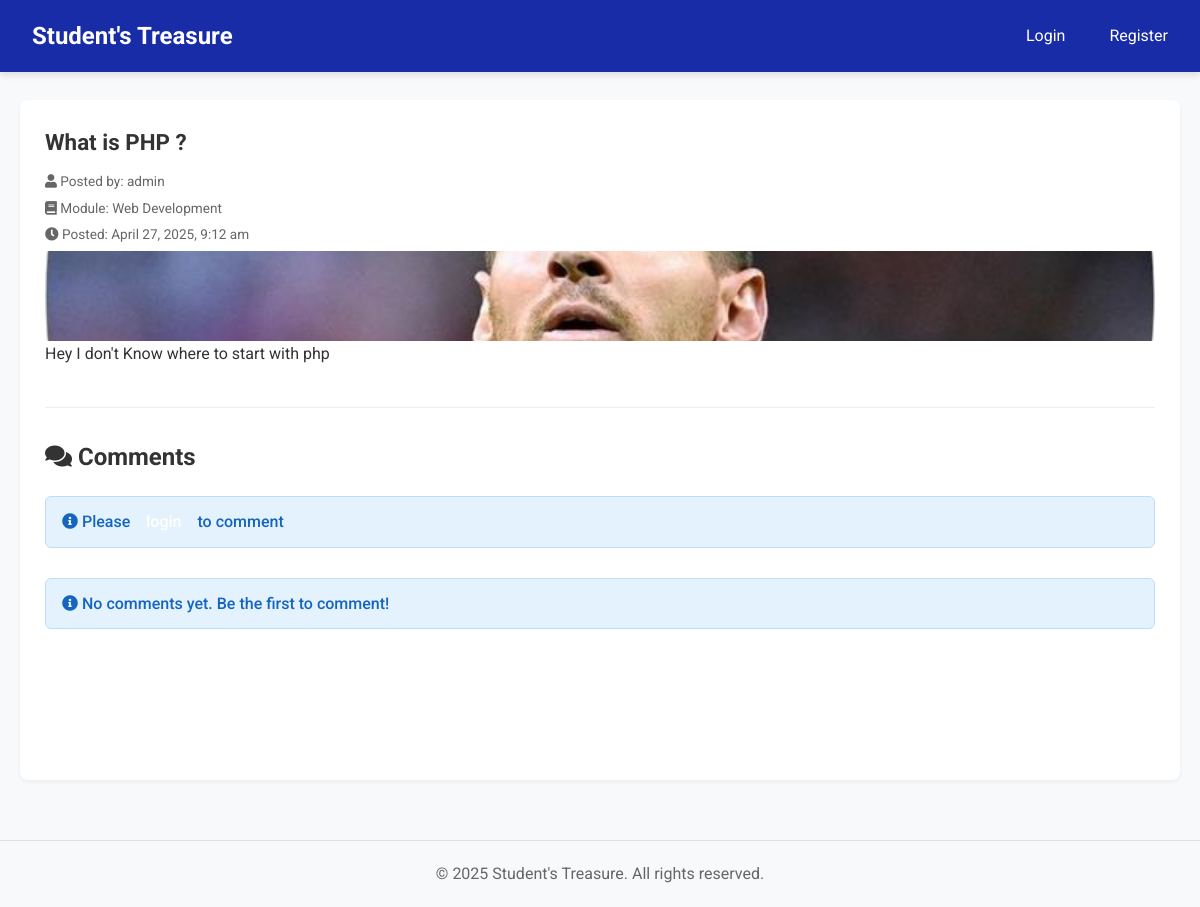
The page /index.php?action=view_post&id=13 on the database its author committed.
### tables this page shows
CREATE TABLE `posts` (
  `id` int(11) NOT NULL,
  `title` varchar(255) NOT NULL,
  `content` text NOT NULL,
  `user_id` int(11) DEFAULT NULL,
  `module_id` int(11) DEFAULT NULL,
  `image` varchar(255) DEFAULT NULL,
  `created_at` timestamp NOT NULL DEFAULT current_timestamp()
);

CREATE TABLE `users` (
  `id` int(11) NOT NULL,
  `username` varchar(50) NOT NULL,
  `email` varchar(100) NOT NULL,
  `password` varchar(255) NOT NULL,
  `created_at` timestamp NOT NULL DEFAULT current_timestamp(),
  `role` enum('admin','user') DEFAULT 'user',
  `is_admin` tinyint(1) DEFAULT 0
);

CREATE TABLE `modules` (
  `id` int(11) NOT NULL,
  `name` varchar(100) NOT NULL,
  `created_at` timestamp NOT NULL DEFAULT current_timestamp()
);

### app/views/view_post.php (called while the page is built, shortened)
<?php
$commentModel = new Comment();
$comments = $commentModel->getByPostId($post['id']);
include __DIR__ . '/includes/header.php';
include __DIR__ . '/templates/view_post_html.php';
include __DIR__ . '/includes/footer.php';
?>

### app/models/database_functions.php (called while the page is built, shortened)
<?php
class Post {
    public function getPostById($id) {
        $pdo = connectDB();
        $stmt = $pdo->prepare("SELECT posts.*, users.username AS author, modules.name AS module FROM posts
                             JOIN users ON posts.user_id = users.id
                             JOIN modules ON posts.module_id = modules.id
                             WHERE posts.id = ?");
        $stmt->execute([$id]);
        return $stmt->fetch(PDO::FETCH_ASSOC);
    }
}
?>

### app/views/templates/view_post_html.php (the view, shortened to what this page needs)
<div class="container main-container">
    <div class="content-area">
        <div class="post-detail">
            <h1 class="post-title"><?= htmlspecialchars($post['title']) ?></h1>
            <div class="post-meta">
                <p class="post-info"><i class="fas fa-user"></i> Posted by: <?= htmlspecialchars($post['author']) ?></p>
                <p class="post-info"><i class="fas fa-book"></i> Module: <?= htmlspecialchars($post['module']) ?></p>
                <p class="post-info"><i class="fas fa-clock"></i> Posted: <?= date('F j, Y, g:i a', strtotime($post['created_at'])) ?></p>
            </div>
            <?php if (!empty($post['image'])): ?>
                <div class="post-image">
                    <img src="/Coursework/public/uploads/<?= htmlspecialchars($post['image']) ?>" alt="Post image">
                </div>
            <?php endif; ?>
            <div class="post-content">
                <?= nl2br(htmlspecialchars($post['content'])) ?>
            </div>
        </div>
        <div class="comments-section">
            <h2><i class="fas fa-comments"></i> Comments</h2>
            <?php if (isset($_SESSION['user_id'])): ?>
                <form action="/Coursework/app/controllers/comment_controller.php" method="post" class="comment-form">
                    <input type="hidden" name="action" value="add_comment">
                    <input type="hidden" name="post_id" value="<?= $post['id'] ?>">
                    <div class="form-group">
                        <textarea name="content" class="form-control" rows="3" placeholder="Write your comment here..." required></textarea>
                    </div>
                    <button type="submit" class="btn btn-primary">
                        <i class="fas fa-paper-plane"></i> Submit Comment
                    </button>
                </form>
            <?php else: ?>
                <div class="alert info">
                    <i class="fas fa-info-circle"></i> Please <a href="/Coursework/app/views/login.php">login</a> to comment
                </div>
            <?php endif; ?>
            <div class="comments-list">
                <?php if (empty($comments)): ?>
                    <div class="alert info">
                        <i class="fas fa-info-circle"></i> No comments yet. Be the first to comment!
                    </div>
                <?php endif; ?>
            </div>
        </div>
    </div>
</div>

### assets/css/style.css (style rules this page uses)
* { margin: 0; padding: 0; box-sizing: border-box; font-family: 'Roboto', 'Arial', sans-serif; }
body { background-color: #f8f9fa; color: #333333; line-height: 1.6; }
.container { width: 100%; max-width: 1200px; margin: 0 auto; padding: 0 15px; }
.main-container { display: flex; margin-top: 80px; min-height: calc(100vh - 80px); gap: 20px; padding: 20px; }
a { color: white; padding: 8px 12px; border-radius: 4px; transition: background-color 0.3s; text-decoration: none; }
.content-area { flex: 1; padding: 25px; background-color: white; min-height: calc(100vh - 120px); border-radius: 8px; box-shadow: 0 2px 4px rgba(0, 0, 0, 0.05); }
.post-title { font-size: 1.4rem; margin-bottom: 10px; color: #333; }
.post-content { display: flex; gap: 15px; align-items: flex-start; }
.post-image { flex: 0 0 120px; height: 90px; background-color: #f0f0f0; display: flex; align-items: center; justify-content: center; border-radius: 4px; overflow: hidden; }
.post-image img { width: 100%; height: 100%; object-fit: cover; }
.post-meta { flex: 1; }
.post-info { font-size: 0.85rem; color: #666; margin-bottom: 5px; }
.alert { padding: 12px 16px; border-radius: 6px; margin-bottom: 20px; font-weight: 500; }
.info { background-color: #e3f2fd; color: #1565c0; border: 1px solid #bbdefb; }
.comments-section { margin-top: 40px; padding-top: 30px; border-top: 1px solid #eee; }
.comments-section h2 { font-size: 1.5rem; margin-bottom: 20px; color: #333; }
.comments-list { margin-top: 30px; }

### rows shown on the page
posts: title "What is PHP ?", user.username "admin", module.name "Web Development", created_at "April 27, 2025, 9:12 am", image (picture), content "Hey I don't Know where to start with php"
